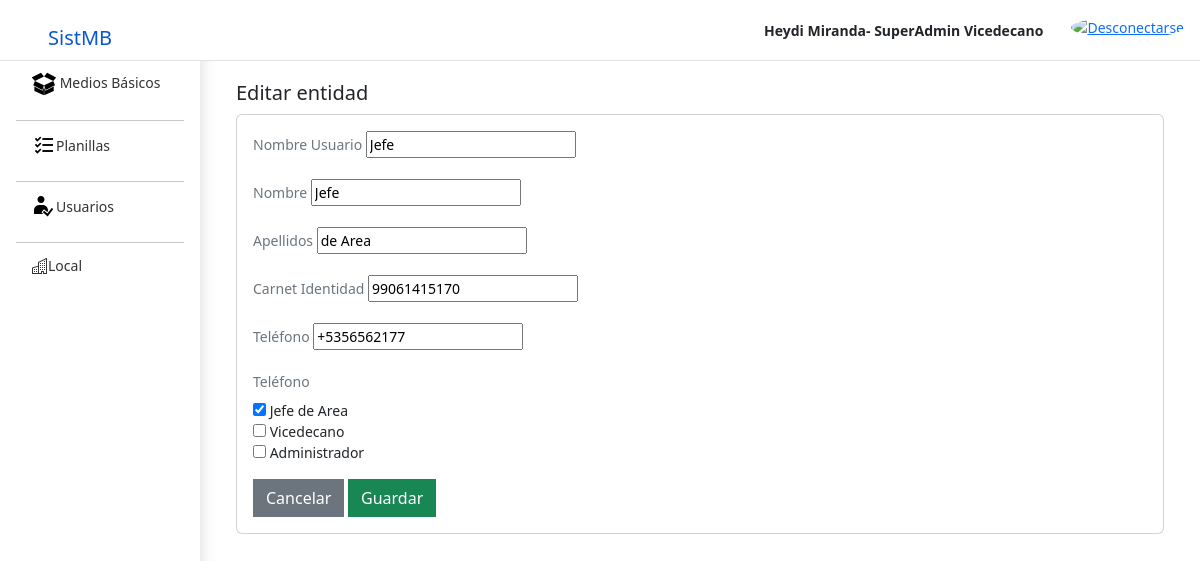
Page /Usuario/edit/4/ (signed in) on the committed database.
### app/models.py (models this page shows, shortened)
class User(AbstractBaseUser, PermissionsMixin):
    username = models.CharField(max_length=255, unique=True, validators=[validate_username])
    name = models.CharField(max_length=255 , validators=[validate_name])
    apellidos = models.CharField(max_length=255 , validators=[validate_name])
    ci = models.CharField(max_length=11, unique=True, null=False, blank=False, validators=[validate_ci])
    tfno = models.CharField(max_length=50 , validators=[tfno_regex])
    is_active = models.BooleanField(default=True)
    is_staff = models.BooleanField(default=False)
    objects = OwnUserManager()
    USERNAME_FIELD = 'username'
    REQUIRED_FIELDS = ['name', 'apellidos', 'ci', 'tfno']
    def has_perm(self, perm, obj=None):
        return True
    @property
    def if_staff(self):
        return self.is_staff

### app/views.py (the view)
@method_decorator([Adminstrador],name='dispatch')
class UsuarioUpdateView(LoginRequiredMixin, PermissionRequiredMixin, SuccessMessageMixin, UpdateView):
    model =User
    form_class = UpdateUserForm
    template_name = 'usuarios/edit.html'
    success_url = reverse_lazy('user')
    success_message = "Usuario Editado"
    permission_required = 'app.change_user'
    def get_context_data(self, **kwargs):
        context = super().get_context_data(**kwargs)
        context['title'] = 'Editar Usuario'
        return context

### app/forms.py (shortened to what this page needs)
class UpdateUserForm(forms.ModelForm):
    class Meta:
        model = User
        fields = ['username','name','apellidos','ci','tfno','groups']
        widgets = {
            'username': forms.TextInput(),
            'name': forms.TextInput(),
            'apellidos': forms.TextInput(),
            'ci': forms.TextInput(),
            'tfno': forms.TextInput(),
            'groups' : forms.CheckboxSelectMultiple(),
        }
        error_messages = {
            'username': {
                'required': "Este campo es requerido.",
                'unique': "El usuario ya existe"
            },
            'ci': {
                'required': "Este campo es requerido.",
                'unique': "El Carnet de identidad ya existe"
            },
            'tfno': {
                'required': "Este campo es requerido.",
                'unique': "Este telefono ya esta siendo utilizado"
            }
        }

### app/decorador.py (called while the page is built)
def Adminstrador(function=None, redirect_field_name=REDIRECT_FIELD_NAME, login_url='login'):
    group = Group.objects.filter(name="Administrador").first()
    actual_decorator = user_passes_test(
        lambda u: u.is_active and (group in u.groups.all()) or u.is_superuser,
        login_url=login_url,
        redirect_field_name=redirect_field_name
    )
    if function:
        return actual_decorator(function)
    return actual_decorator

### app/templatetags/grupo_tag.py (called while the page is built)
@register.filter(name='has_group')
def has_group(user, group_name):
    group = Group.objects.filter(name=group_name)
    if group:
        group = group.first()
        return group in user.groups.all()
    else:
        return False

### app/templates/usuarios/edit.html (shortened to what this page needs)
{% extends "base.html" %}
{% load static %}
{% block styles %}
    <link rel="stylesheet" href="{% static 'css/dashboard/dashboard.css' %}">
{% endblock styles %}
{% block content %}
    {% include "header.html" %}
    <div class="container-fluid">
        <div class="row">
            {% include "sidebar.html" %}
            <main class="col-md-9 ms-sm-auto col-lg-10 px-md-4 pb-5  scrollarea">
                <div class="container mt-3">
                    <h1 class="fs-5">Editar entidad </h1>
                </div>
                <div class="container-md">
                    <div class="card">
                        <div class="card-body">
                            <form method="post">
                            <div class="mb-3">
                                <label class="mb-2 text-muted" for="nomb">Nombre Usuario</label>
                                {{form.username}}
                            </div>
                            <div class="mb-3">
                                <label class="mb-2 text-muted" for="pass">Nombre</label>
                                {{form.name}}
                            </div>
                            <div class="mb-3">
                                <label class="mb-2 text-muted" for="corr">Apellidos</label>
                                {{form.apellidos}}
                            </div>
                            <div class="mb-3">
                                <label class="mb-2 text-muted" for="nomb">Carnet Identidad</label>
                                {{form.ci}}
                            </div>
                            <div class="mb-3">
                                <label class="mb-2 text-muted" for="pass">Teléfono</label>
                                {{form.tfno}}
                            </div>
                            <div class="mb-3">
                                <label class="mb-2 text-muted" for="pass">Teléfono</label>
                                {{form.groups}}
                            </div>
                            <div class=" position-relative">
                                <a class="text-decoration-none" href="{% url 'user'%}">
                                    <button type="button"
                                            class="btn btn-secondary rounded-0"
                                            data-bs-dismiss="modal">Cancelar
                                    </button>
                                </a>
                                <button type="submit" class="btn btn-success rounded-0" id="btnappend">
                                    Guardar
                                </button>
                            </div>
                            </form>
                        </div>
                    </div>
                </div>
            </main>
        </div>
    </div>
{% endblock content %}

### app/templates/header.html (shortened to what this page needs)
{% load static %}
{% load grupo_tag %}
<header id="header" class="navbar sticky-top bg-white   flex-md-nowrap pe-3 py-0 align-items-center border-bottom ">
    <a class="logo  col-md-3 col-lg-2  ps-5 align-items-center fs-1 text-decoration-none" href="{% url 'principal' %}"> <span
            class="h5">SistMB</span></a>
    <div class="navbar-nav">
        <div class="nav-item text-nowrap d-flex flex-wrap align-items-center">
            <ul class="nav mb-md-0 ">
                <li>
                    <div class="p-1">
                        <span class="me-2"><strong>{{request.user.name}} {{request.user.apellidos}}-
                            {%if request.user.if_staff%}
                            SuperAdmin
                            {%endif%}
                            {%if request.user|has_group:"Vicedecano"%}
                            Vicedecano
                            {%endif%}
                        </strong></span>
                    </div>
                </li>
                <li class="ms-3">
                    <a class="" href="{% url 'logout' %}" id="logout" title="Salir">
                        <img src=" {% static  'imag/bootstrap-icons/power.svg' %}" alt="Desconectarse"
                             class="rounded-circle" width="24" height="24">
                    </a>
                </li>
            </ul>
        </div>
    </div>
</header>

### app/static/css/sidebars.css (style rules this page uses)
.scrollarea { overflow-y: auto; }

### app/static/css/dashboard/dashboard.css (style rules this page uses)
body { font-size: .875rem; }

### rows in the picture
User: user.name "Heydi", user.apellidos "Miranda"
User: username "Jefe", name "Jefe", apellidos "de Area", ci "99061415170", tfno "+5356562177"
